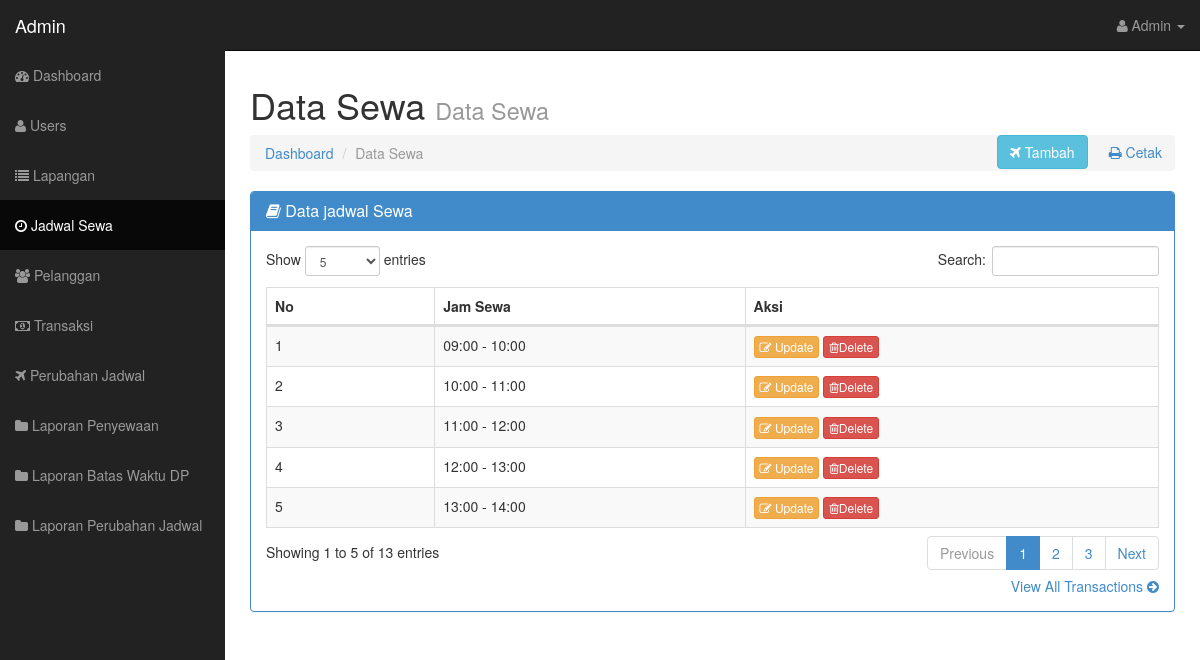
Page /admin/?page=jadwalsewa (signed in) on the committed database.
### tables this page shows
CREATE TABLE `jadwal_sewa` (
  `id_jadwal_sewa` int(11) NOT NULL,
  `jam_sewa` varchar(15) NOT NULL
);

### admin/classcrud/classcrud.php (called while the page is built, shortened)
<?php
class Jadwalsewa {
    public function tampil_sewa($koneksi){
        $qry = $koneksi->query("SELECT * FROM jadwal_sewa ORDER BY id_jadwal_sewa");
        return $qry;
        return $data;
    }
}
$jadwalsewa = new Jadwalsewa();
?>

### admin/views/jadwalsewa.php (the view, shortened to what this page needs)
<!DOCTYPE html>
<html lang="en">
<head>
</head>
<body>
<div class="row">
          <div class="col-lg-12">
            <h1>Data Sewa <small>Data Sewa</small></h1>
            <a href="" class="btn btn-secondary pull-right" style="margin-left: 8px;"><i class="fa fa-print"></i> Cetak</a>
            <button type="button" class="btn btn-info pull-right" id="tambahdatajadwalsewa" data-toggle="modal" data-target="#tambahjadwalsewa">
                  <i class="fa fa-plane"></i> Tambah
            </button>
            <ol class="breadcrumb">
              <li><a href="index.html"><i class="icon-dashboard"></i> Dashboard</a></li>
              <li class="active"><i class="icon-file-alt"></i>Data Sewa</li>
            </ol>
          </div>
        </div>
  <div class="row">
            <div class="col-lg-12">
            <div class="panel panel-primary">
              <div class="panel-heading">
                <h3 class="panel-title"><i class="fa fa-book"></i> Data jadwal Sewa</h3>
              </div>
              <div class="panel-body">
                <div class="table-responsive">
                  <table class="table table-bordered table-hover table-striped tablesorter" id="dataTable">
                    <thead>
                        <tr>
                            <th>No</th>
                            <th>Jam Sewa</th>
                            <th>Aksi</th>
                        </tr>
                    </thead>
                    <tbody>
                    <?php
                      $qry = $jadwalsewa->tampil_sewa($koneksi);
                      foreach ($qry as $dat => $data) {
                    ?>
                    <tr>
                        <td><?= $dat + 1 ?></td>
                        <td><?= $data['jam_sewa']; ?></td>
                        <td>
                            <a id="ubahdatajadwalsewa" data-toggle="modal" data-target="#ubahjadwalsewa" data-idjadwalsewa="<?= $data['id_jadwal_sewa'] ?>" data-jamsewa="<?= $data['jam_sewa'] ?>" ><button class="btn btn-warning btn-xs"><i class="fa fa-pencil-square-o"></i> Update</button></a>
                            <a href="?page=jadwalsewa&hapus=<?= $data['id_jadwal_sewa'] ?>" class="btn btn-danger btn-xs" onclick="return confirm('Yakin Ingin Di Hapus ?')"><i class="fa fa-trash-o"></i>Delete</a>
                        </td>
                    </tr>
                    <?php } ?>
                    </tbody>
                  </table>
                </div>
                <div class="text-right">
                  <a href="#">View All Transactions <i class="fa fa-arrow-circle-right"></i></a>
                </div>
              </div>
            </div>
          </div>
        </div>
        <?php include_once 'modalaksi/tambahjadwalsewa.php'; ?>
        <?php include_once 'modalaksi/ubahjadwalsewa.php'; ?>
</body>
</html>

### assets/css/sb-admin.css (style rules this page uses)
body { margin-top: 50px; background-image: url("../bg/bgadm.png"); background-size: cover; background-repeat: no-repeat; }
table.tablesorter thead { cursor: pointer; }

### rows in the picture
jadwal_sewa: jam_sewa "09:00 - 10:00"
jadwal_sewa: jam_sewa "10:00 - 11:00"
jadwal_sewa: jam_sewa "11:00 - 12:00"
jadwal_sewa: jam_sewa "12:00 - 13:00"
jadwal_sewa: jam_sewa "13:00 - 14:00"

### other values in the picture
$_SESSION['adm']['username'] "Admin"
$_SESSION['adm']['namauser'] "Admin"
